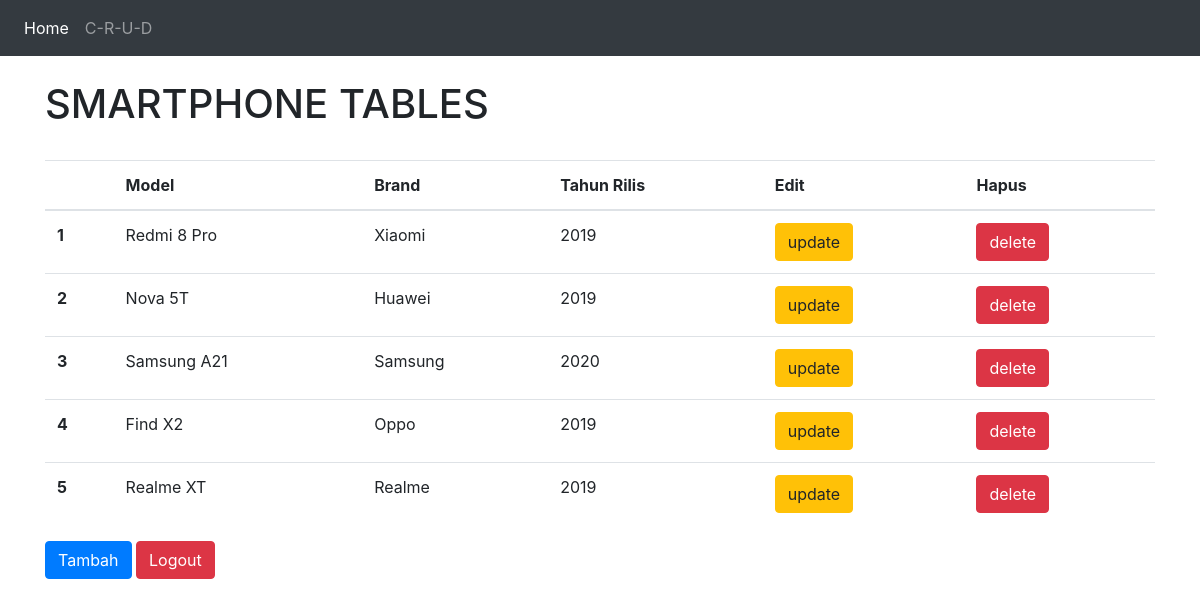
Page /crud/ on the earlier database version.
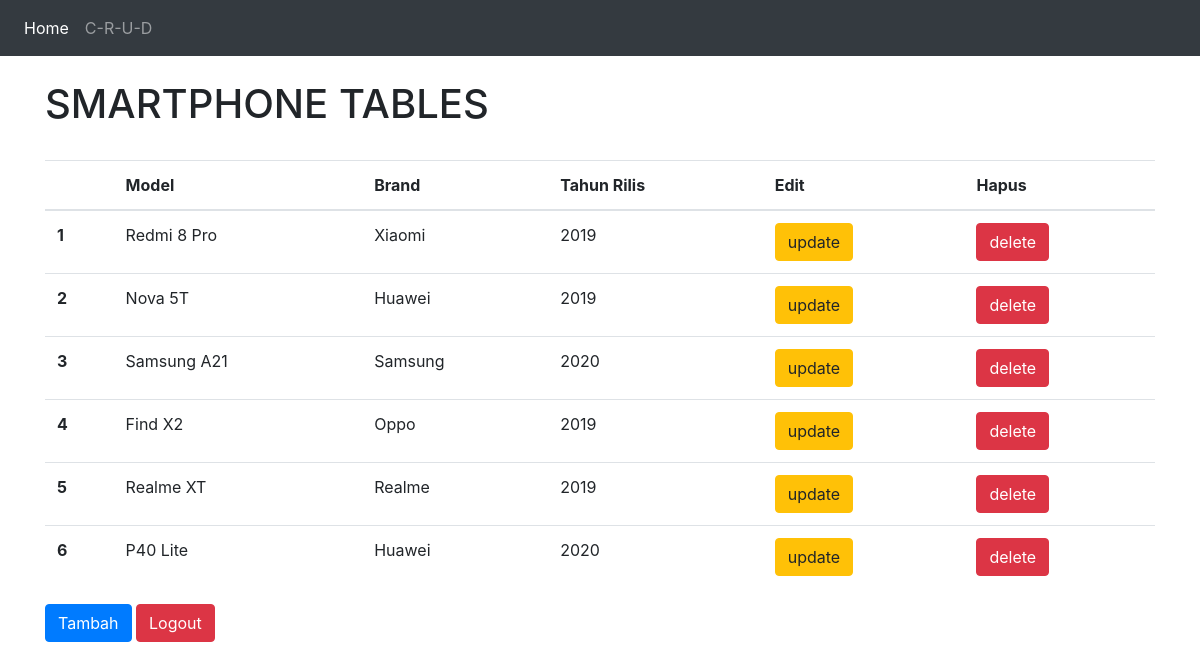
Same page on the later database version.
### crud/models.py (models this page shows, shortened)
class smartphoneModel(models.Model):
    Nama = models.CharField(max_length=50)
    vendor = (
        ('Samsung','Samsung'),
        ('iPhone','iPhone'),
        ('Xiaomi','Xiaomi'),
        ('Huawei','Huawei'),
        ('Oppo','Oppo'),
        ('Realme','Realme'),
    )
    Brand = models.CharField(max_length=20, choices=vendor)
    TahunRilis = models.IntegerField()

### crud/views.py (the view)
def index(request):
    smartphones = smartphoneModel.objects.all()
    context = {
        'heading':'Crud Home',
        'smartphones':smartphones,
    }
    return render(request, 'crud/index.html', context)

### crud/templates/crud/index.html (shortened to what this page needs)
{% extends 'base.html' %}
{% block contents %}
<div class="container">
    <br>
    <h1>SMARTPHONE TABLES</h1>
    <br>
    <table class="table">
        <thead>
          <tr>
            <th scope="col"></th>
            <th scope="col">Model</th>
            <th scope="col">Brand</th>
            <th scope="col">Tahun Rilis</th>
            <th scope="col">Edit</th>
            <th scope="col">Hapus</th>
          </tr>
        </thead>
        <tbody>
            {% for hape in smartphones %}
                <tr>
                    <th scope="row">{{forloop.counter}}</th>
                    <td>{{hape.Nama}}</td>
                    <td>{{hape.Brand}}</td>
                    <td>{{hape.TahunRilis}}</td>
                    <td><a class='btn btn-warning' href="{% url 'crud:update' hape.id %}">update</a>
                    <td><a class='btn btn-danger' href="{% url 'crud:delete' hape.id%}">delete</a>
                </tr>
            {% endfor %}
        </tbody>
    </table>
    <a class='btn btn-primary' href="{% url 'crud:create' %}">Tambah</a>
    <a class='btn btn-danger' type="submit" href="{% url 'crud:logout' %}">Logout</a>
</div>
{% endblock contents %}

### templates/base.html (shortened to what this page needs)
<!doctype html>
<html lang="en">
  <head>
    <link rel="stylesheet" href="https://maxcdn.bootstrapcdn.com/bootstrap/4.0.0/css/bootstrap.min.css">
    <nav class="navbar navbar-expand-lg navbar-dark bg-dark">
      <div class="collapse navbar-collapse" id="navbarSupportedContent">
        <ul class="navbar-nav mr-auto">
          <li class="nav-item active">
            <a class="nav-link" href="{% url 'index' %}">Home <span class="sr-only">(current)</span></a>
          </li>
          <li class="nav-item">
            <a class="nav-link" href="{% url 'login' %}">C-R-U-D</a>
          </li>
        </ul>
      </div>
    </nav>
  </head>
  <body>
    {% block contents %}
    {% endblock contents %}
  </body>
</html>

Differences in the rows shown:
added smartphoneModel: Nama "P40 Lite", Brand "Huawei", TahunRilis "2020"
